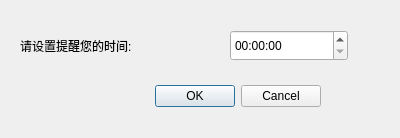
<?xml version="1.0" encoding="UTF-8"?>
<ui version="4.0">
 <class>Remind</class>
 <widget class="QDialog" name="Remind">
  <property name="geometry">
   <rect>
    <x>0</x>
    <y>0</y>
    <width>400</width>
    <height>138</height>
   </rect>
  </property>
  <property name="windowTitle">
   <string>Dialog</string>
  </property>
  <widget class="QDialogButtonBox" name="buttonBox">
   <property name="geometry">
    <rect>
     <x>80</x>
     <y>80</y>
     <width>241</width>
     <height>32</height>
    </rect>
   </property>
   <property name="orientation">
    <enum>Qt::Horizontal</enum>
   </property>
   <property name="standardButtons">
    <set>QDialogButtonBox::Cancel|QDialogButtonBox::Ok</set>
   </property>
  </widget>
  <widget class="QLabel" name="label">
   <property name="geometry">
    <rect>
     <x>20</x>
     <y>30</y>
     <width>171</width>
     <height>31</height>
    </rect>
   </property>
   <property name="text">
    <string>请设置提醒您的时间:</string>
   </property>
  </widget>
  <widget class="QTimeEdit" name="timeEdit">
   <property name="geometry">
    <rect>
     <x>230</x>
     <y>30</y>
     <width>118</width>
     <height>31</height>
    </rect>
   </property>
  </widget>
 </widget>
 <resources/>
 <connections>
  <connection>
   <sender>buttonBox</sender>
   <signal>accepted()</signal>
   <receiver>Remind</receiver>
   <slot>accept()</slot>
   <hints>
    <hint type="sourcelabel">
     <x>248</x>
     <y>254</y>
    </hint>
    <hint type="destinationlabel">
     <x>157</x>
     <y>274</y>
    </hint>
   </hints>
  </connection>
  <connection>
   <sender>buttonBox</sender>
   <signal>rejected()</signal>
   <receiver>Remind</receiver>
   <slot>reject()</slot>
   <hints>
    <hint type="sourcelabel">
     <x>316</x>
     <y>260</y>
    </hint>
    <hint type="destinationlabel">
     <x>286</x>
     <y>274</y>
    </hint>
   </hints>
  </connection>
 </connections>
</ui>
